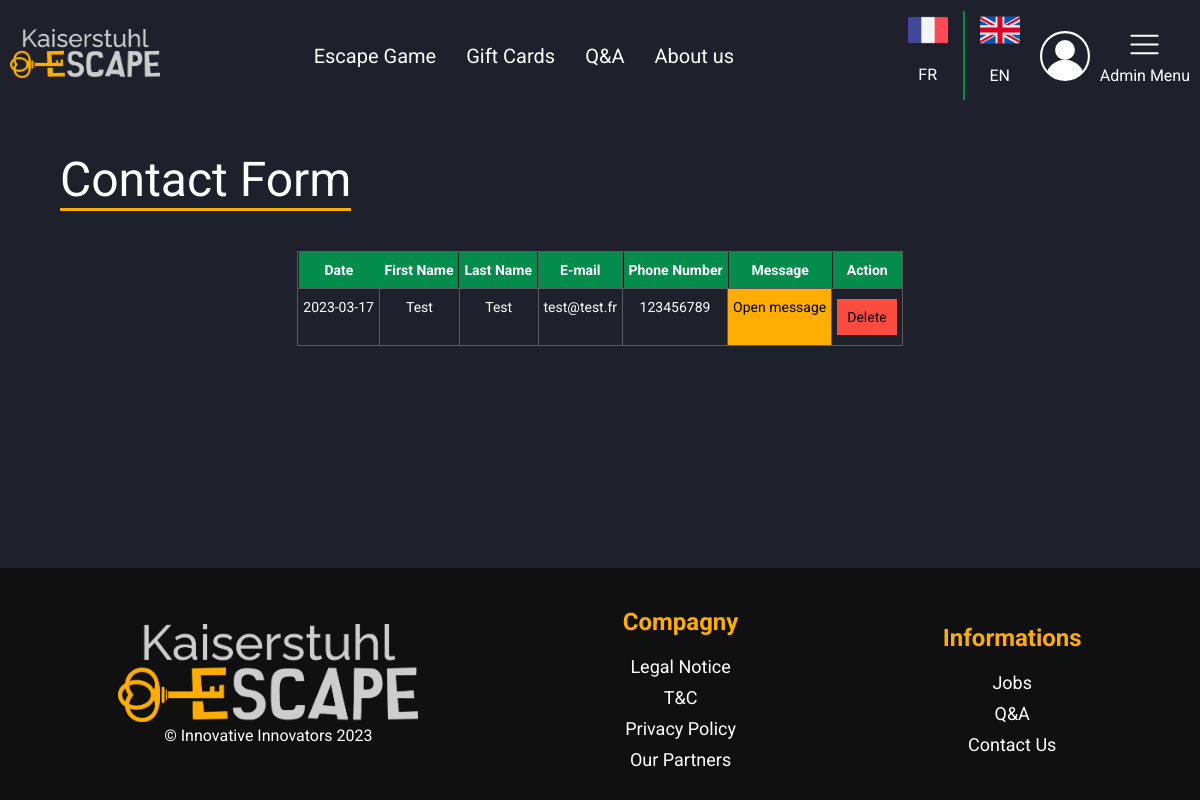
/index.php?action=admin&page=contactForm (signed in), run on the app's committed database.
### tables this page shows
CREATE TABLE `contactForm` (
  `id_contactForm` int(11) NOT NULL,
  `date` date DEFAULT NULL,
  `firstName` varchar(32) DEFAULT NULL,
  `lastName` varchar(32) DEFAULT NULL,
  `email` varchar(255) DEFAULT NULL,
  `phone` int(11) DEFAULT NULL,
  `message` text DEFAULT NULL
);

### vue/vue.class.php (called while the page is built, shortened)
<?php
class vue
{
    private $fichierVue;
    public function __construct($action)
    {
        $this->fichierVue = "vue/vue" . $action . ".php";
    }
    public function afficher($data, $title)
    {
        require $this->fichierVue;
        require "gabarit.php";
    }
}

### controleur/ctrAdmin.class.php (called while the page is built, shortened)
<?php
require_once "modele/escapeGame.class.php";
require_once "vue/vue.class.php";
class ctrAdmin
{
    public $contact;
    public function __construct()
    {
        $this->contact = new contact();
    }
    public function contactForm()
    {
        $contactInfos = $this->contact->getContactInfos();
        $title = "Administration Contact Form - Kaiserstuhl escape";
        $objVue = new vue("AdminContactForm");
        $objVue->afficher(array("contacts" => $contactInfos), $title);
    }
}

### index.php (called while the page is built, shortened)
<?php
require "includes/default_config.php";
$objRouteur = new Routeur();
$objRouteur->routeurRequete();

### includes/default_config.php (called while the page is built, shortened)
<?php
$conf = new stdClass();
$conf->DBHOST = config::$DBHost ?? "localhost";
$conf->DBUSER = config::$DBUser ?? "root";
$conf->DBNAME = config::DBNAME;
$conf->DBPWD = config::$DBPwd ?? "admin";

### modele/bdd.class.php (called while the page is built, shortened)
<?php
abstract class bdd
{
    private $bdd;
    protected function execReq($req)
    {
        $reponse = $this->connexionBDD()->query($req);
        $resultat = $reponse->fetchAll(PDO::FETCH_ASSOC);
        return $resultat;
    }
    private function connexionBDD()
    {
        global $conf;
        if (!isset($this->bdd))
            try {
                $options = array(PDO::MYSQL_ATTR_INIT_COMMAND => "SET NAMES utf8");
                $this->bdd = new PDO('mysql:host=' . $conf->DBHOST . ';dbname=' . $conf->DBNAME, $conf->DBUSER, $conf->DBPWD, $options);
            } catch (Exception $err) {
                throw new Exception("Connexion à la BDD");
            }
        return $this->bdd;
    }
}

### modele/contact.class.php (called while the page is built, shortened)
<?php
require_once "modele/bdd.class.php";
class contact extends bdd
{
    public function getContactInfos()
    {
        $req = "SELECT * FROM contactForm";
        return $this->execReq($req);
    }
}

### vue/vueAdminContactForm.php (the view, shortened to what this page needs)
<h2 class="titleUnderline"><?= ADMIN_CONTACT_FORM_TITLE ?></h2>
<div class="tableContactForm">
    <div class="tg-wrap">
        <table class="tg">
            <thead>
            <tr>
                <th class="tg-a43n"><?= ADMIN_CONTACT_FORM_DATE ?></th>
                <th class="tg-a43n"><?= ADMIN_CONTACT_FORM_FIRST_NAME ?></th>
                <th class="tg-a43n"><?= ADMIN_CONTACT_FORM_LAST_NAME ?></th>
                <th class="tg-a43n"><?= ADMIN_CONTACT_FORM_EMAIL ?></th>
                <th class="tg-a43n"><?= ADMIN_CONTACT_FORM_PHONE ?></th>
                <th class="tg-a43n"><?= ADMIN_CONTACT_FORM_MESSAGE ?></th>
                <th class="tg-a43n"><?= ADMIN_CONTACT_FORM_ACTION ?><br></th>
            </tr>
            </thead>
            <tbody>
            <?php
            $i = 0;
            foreach ($contacts as $contact) {
                $name = "message" . $i;
                ?>
                <tr>
                    <td class="tg-m5d1"><?= $contact["date"] ?></td>
                    <td class="tg-m5d1"><?= $contact["firstName"] ?></td>
                    <td class="tg-m5d1"><?= $contact["lastName"] ?></td>
                    <td class="tg-m5d1"><?= $contact["email"] ?></td>
                    <td class="tg-m5d1"><?= $contact["phone"] ?></td>
                    <td class="tg-wkfw messageOpenButton <?= $name ?>"><?= ADMIN_CONTACT_FORM_MESSAGE_BUTTON ?></td>
                    <td class="tg-wkfw tg-wkfw-delete">
                        <div class="warningDelForm"><?= ADMIN_CONTACT_FORM_DELETE ?></div>
                    </td>
                </tr>
                <?php
                $i++;
            }
            ?>
            </tbody>
        </table>
    </div>
</div>

### styles/style.css (style rules this page uses)
:root { --background: #1E212B; --yellow: #FFAE00; --green: #038C4C; --black: #101010; --lightBlue: #373D50; --red: #fb4d3d; --lightGrey: #a4a4a4; --veryLightBlue: #6A7497; --grey: #D9D9D9; }
html, body { height: 100%; }
body { margin: 0; background-color: var(--background); font-family: 'Roboto', sans-serif; display: grid; grid-template-rows: auto 1fr auto; grid-template-columns: 100%; }
.titleUnderline { position: relative; display: inline-block; font-size: 32px; font-weight: 400; border-bottom: var(--yellow) solid 3px; }
.titleUnderline::after { content: ""; position: absolute; border-bottom: var(--yellow) 3px solid; }
.tg { border-collapse: collapse; border-spacing: 0; margin: 0px auto; text-align: center; }
.tg td { border-color: black; border-style: solid; border-width: 1px; font-size: 14px; overflow: hidden; padding: 10px 5px; word-break: normal; }
.tg th { border-color: black; border-style: solid; border-width: 1px; font-size: 14px; font-weight: normal; overflow: hidden; padding: 10px 5px; word-break: normal; }
.tg .tg-m5d1 { border-color: #5b5b5b; color: #ffffff; text-align: center; vertical-align: top }
.tg .tg-wkfw { background-color: var(--yellow); border-color: #5b5b5b; color: black; text-align: center; vertical-align: top; }
.tg .tg-wkfw-delete { background-color: rgba(255, 255, 255, 0); }
.warningDelForm { background-color: var(--red); cursor: pointer; padding: 10px; }
.tg .tg-a43n { background-color: var(--green); border-color: #5b5b5b; color: #ffffff; font-weight: bold; position: -webkit-sticky; position: sticky; text-align: center; top: -1px; vertical-align: top; will-change: transform; }
.messageOpenButton { cursor: pointer; }

### styles/stylePC.css (style rules this page uses)
.titleUnderline { font-size: 48px; }

### data on the page
contactform: date "2023-03-17", firstName "Test", lastName "Test", email "test@test.fr", phone "123456789"

### other printed values
MENU_ESCAPE_GAME "Escape Game"
MENU_GIFT_CARDS "Gift Cards"
MENU_Q_AND_A "Q&A"
MENU_ABOUT_US "About us"
ADMIN_CONTACT_FORM_TITLE "Contact Form"
ADMIN_CONTACT_FORM_DATE "Date"
ADMIN_CONTACT_FORM_FIRST_NAME "First Name"
ADMIN_CONTACT_FORM_LAST_NAME "Last Name"
ADMIN_CONTACT_FORM_EMAIL "E-mail"
ADMIN_CONTACT_FORM_PHONE "Phone Number"
ADMIN_CONTACT_FORM_MESSAGE "Message"
ADMIN_CONTACT_FORM_ACTION "Action"
FOOTER_COMPAGNY "Compagny"
FOOTER_LEGAL_NOTICE "Legal Notice"
FOOTER_T_AND_C "T&C"
